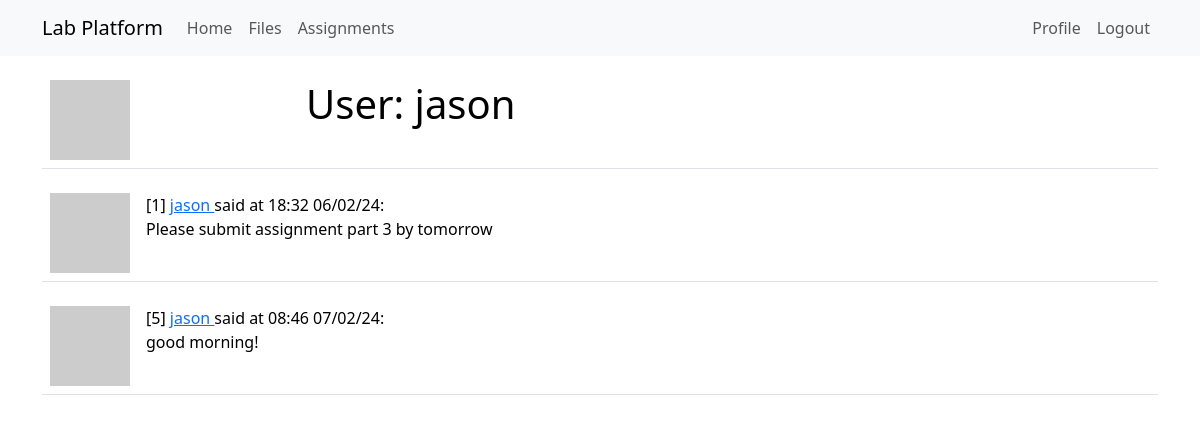
The page /user/jason (signed in) on the database its author committed.
### app/models.py (models this page shows, shortened)
class User(UserMixin, db.Model):
    id: so.Mapped[int] = so.mapped_column(primary_key=True)
    username: so.Mapped[str] = so.mapped_column(sa.String(64), index=True,
                                                unique=True)
    email: so.Mapped[str] = so.mapped_column(sa.String(120), index=True,
                                             unique=True)
    password_hash: so.Mapped[Optional[str]] = so.mapped_column(sa.String(256))
    posts: so.WriteOnlyMapped['Post'] = so.relationship(
        back_populates='author')
    files: so.WriteOnlyMapped['File'] = so.relationship(
        back_populates='uploader')
    role: so.Mapped[int] = so.mapped_column(sa.Integer, default=-1, index=True, unique=False)
    assignments: so.WriteOnlyMapped['Assignment'] = so.relationship(
        back_populates='asmtauthor')
    submissions: so.WriteOnlyMapped['Submission'] = so.relationship(
        back_populates='submitter')
    def avatar(self, size):
        digest = md5(self.email.lower().encode('utf-8')).hexdigest()
        return f'https://www.gravatar.com/avatar/{digest}?d=identicon&s={size}'
    def is_admin(self):
        return self.role == 0

class Post(db.Model):
    id: so.Mapped[int] = so.mapped_column(primary_key=True)
    body: so.Mapped[str] = so.mapped_column(sa.String(140))
    timestamp: so.Mapped[datetime] = so.mapped_column(
        index=True, default=lambda: datetime.now(timezone.utc))
    user_id: so.Mapped[int] = so.mapped_column(sa.ForeignKey(User.id),
                                               index=True)
    author: so.Mapped[User] = so.relationship(back_populates='posts')
    def get_ftime(self):
        return self.timestamp.strftime("%H:%M %d/%m/%y")

### app/routes.py (the view)
@app.route('/user/<username>', methods=['GET', 'POST'])
@login_required
def user(username):
    user = db.first_or_404(sa.select(User).where(User.username == username))
    form = RoleForm()
    if form.validate_on_submit():
        user.set_role(int(form.role.data))
        db.session.commit()
    return render_template('user.html',
                             user=user,
                              form = form,
                               posts=db.session.scalars(sa.select(Post).where(user.id == Post.user_id)).all())

### app/models.py (called while the page is built)
@login.user_loader
def load_user(id):
    return db.session.get(User, int(id))

### app/templates/user.html (shortened to what this page needs)
{% extends "base.html" %}
{% block content %}
    <table class="table table-hover">
        <tr>
            <td width="256px"><img src="{{ user.avatar(256) }}"></td>
            <td>
                <h1>User: {{ user.username }}</h1>
            </td>
            <td>
            </td>
        </tr>
    </table>
    {% for post in posts %}
        {% include '_post.html' %}
    {% endfor %}
{% endblock %}

### app/templates/_post.html
<table class="table table-hover">
    <tr>
        <td width="70px">
            <a href="{{ url_for('user', username=post.author.username) }}">
                <img src="{{ post.author.avatar(70) }}" />
            </a>
        </td>
        <td>
            [{{ post.id }}]
            <a href="{{ url_for('user', username=post.author.username) }}">
                {{ post.author.username }}
            </a>
            said at {{ post.get_ftime() }}:
            <br>
            {{ post.body }}
        </td>
    </tr>
</table>

### rows shown on the page
User: username "jason"
Post: id "1", author.username "jason", get_ftime "18:32 06/02/24", body "Please submit assignment part 3 by tomorrow"
Post: id "5", author.username "jason", get_ftime "08:46 07/02/24", body "good morning!"
